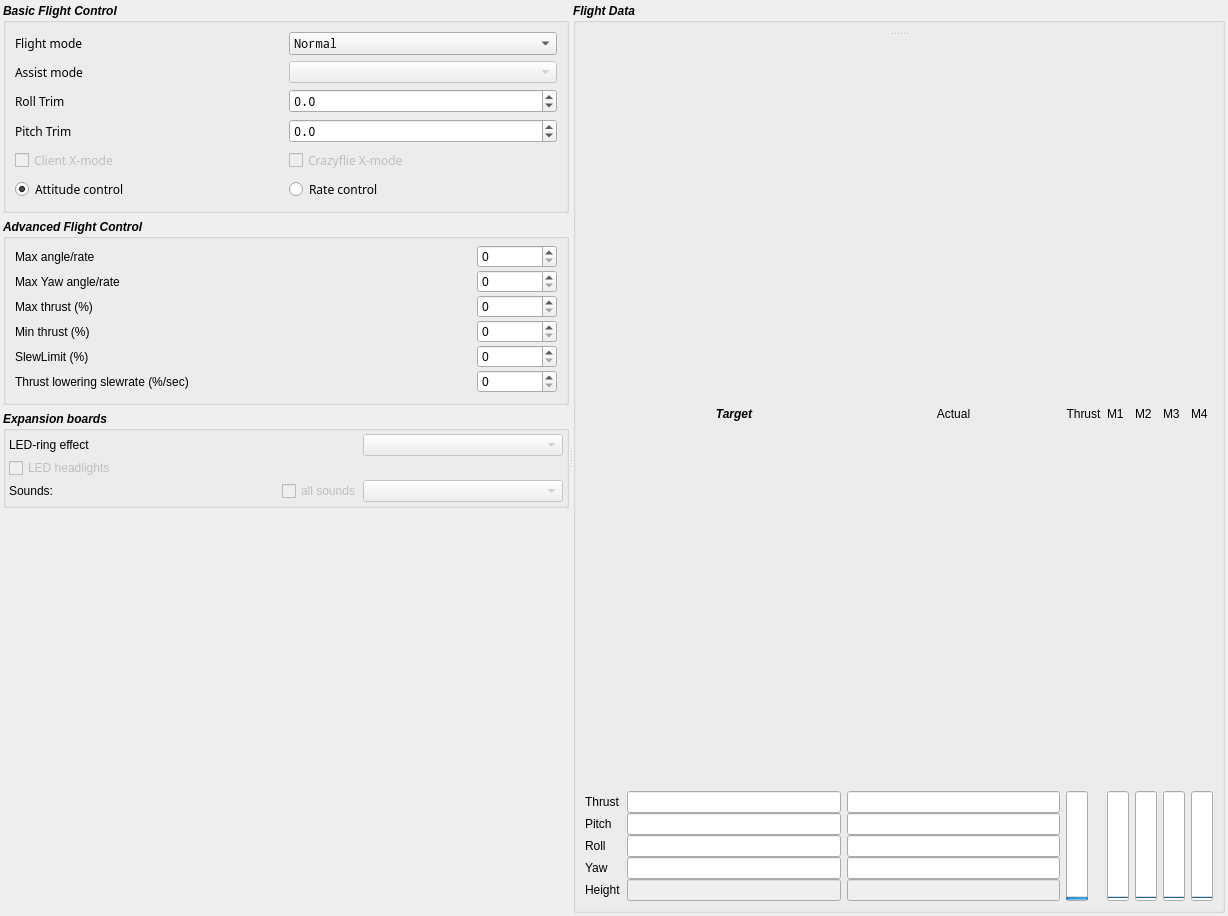
<?xml version="1.0" encoding="UTF-8"?>
<ui version="4.0">
 <class>Form</class>
 <widget class="QWidget" name="Form">
  <property name="geometry">
   <rect>
    <x>0</x>
    <y>0</y>
    <width>1228</width>
    <height>916</height>
   </rect>
  </property>
  <property name="windowTitle">
   <string>Form</string>
  </property>
  <layout class="QHBoxLayout" name="horizontalLayout">
   <property name="spacing">
    <number>1</number>
   </property>
   <property name="leftMargin">
    <number>3</number>
   </property>
   <property name="topMargin">
    <number>3</number>
   </property>
   <property name="rightMargin">
    <number>3</number>
   </property>
   <property name="bottomMargin">
    <number>3</number>
   </property>
   <item>
    <widget class="QSplitter" name="splitter_2">
     <property name="orientation">
      <enum>Qt::Horizontal</enum>
     </property>
     <widget class="QWidget" name="layoutWidget">
      <layout class="QVBoxLayout" name="verticalLayout">
       <property name="sizeConstraint">
        <enum>QLayout::SetMaximumSize</enum>
       </property>
       <item>
        <widget class="QGroupBox" name="groupBox_2">
         <property name="sizePolicy">
          <sizepolicy hsizetype="Preferred" vsizetype="Preferred">
           <horstretch>0</horstretch>
           <verstretch>0</verstretch>
          </sizepolicy>
         </property>
         <property name="minimumSize">
          <size>
           <width>160</width>
           <height>0</height>
          </size>
         </property>
         <property name="maximumSize">
          <size>
           <width>16777215</width>
           <height>16777215</height>
          </size>
         </property>
         <property name="font">
          <font>
           <weight>75</weight>
           <italic>true</italic>
           <bold>true</bold>
          </font>
         </property>
        <property name="title">
          <string>Basic Flight Control</string>
         </property>
         <layout class="QHBoxLayout" name="horizontalLayout_3">
          <item>
           <layout class="QGridLayout" name="gridLayout_3">
            <item row="1" column="1">
             <widget class="QComboBox" name="flightModeCombo">
              <property name="minimumSize">
               <size>
                <width>0</width>
                <height>0</height>
               </size>
              </property>
              <property name="font">
               <font>
                <family>Noto Mono</family>
                <weight>50</weight>
                <italic>false</italic>
                <bold>false</bold>
               </font>
              </property>
              <property name="toolTip">
               <string>&lt;html&gt;&lt;head/&gt;&lt;body&gt;&lt;p&gt;Select what flightmode to use:&lt;/p&gt;&lt;p&gt; * Safe prevents crashing&lt;/p&gt;&lt;p&gt; * Crazy does not prevent crashing :)&lt;/p&gt;&lt;/body&gt;&lt;/html&gt;</string>
              </property>
              <property name="editable">
               <bool>false</bool>
              </property>
              <property name="currentIndex">
               <number>0</number>
              </property>
              <item>
               <property name="text">
                <string>Normal</string>
               </property>
              </item>
              <item>
               <property name="text">
                <string>Advanced</string>
               </property>
              </item>
             </widget>
            </item>
            <item row="0" column="1">
             <spacer name="verticalSpacer_3">
              <property name="orientation">
               <enum>Qt::Vertical</enum>
              </property>
              <property name="sizeType">
               <enum>QSizePolicy::Maximum</enum>
              </property>
              <property name="sizeHint" stdset="0">
               <size>
                <width>0</width>
                <height>0</height>
               </size>
              </property>
             </spacer>
            </item>
            <item row="2" column="0">
             <widget class="QLabel" name="label_5">
              <property name="font">
               <font>
                <family>Noto Sans</family>
                <weight>50</weight>
                <italic>false</italic>
                <bold>false</bold>
               </font>
              </property>
              <property name="text">
               <string>Assist mode</string>
              </property>
             </widget>
            </item>
            <item row="2" column="1">
             <widget class="QComboBox" name="_assist_mode_combo">
              <property name="enabled">
               <bool>false</bool>
              </property>
              <property name="font">
               <font>
                <weight>50</weight>
                <italic>false</italic>
                <bold>false</bold>
               </font>
              </property>
             </widget>
            </item>
            <item row="3" column="0">
             <widget class="QLabel" name="label_2">
              <property name="font">
               <font>
                <family>Noto Sans</family>
                <weight>50</weight>
                <italic>false</italic>
                <bold>false</bold>
               </font>
              </property>
              <property name="text">
               <string>Roll Trim</string>
              </property>
             </widget>
            </item>
            <item row="3" column="1">
             <widget class="QDoubleSpinBox" name="targetCalRoll">
              <property name="maximumSize">
               <size>
                <width>16777215</width>
                <height>16777215</height>
               </size>
              </property>
              <property name="font">
               <font>
                <family>Noto Mono</family>
                <weight>50</weight>
                <italic>false</italic>
                <bold>false</bold>
               </font>
              </property>
              <property name="toolTip">
               <string>plus goes starboard</string>
              </property>
              <property name="decimals">
               <number>1</number>
              </property>
              <property name="minimum">
               <double>-20.000000000000000</double>
              </property>
              <property name="maximum">
               <double>20.000000000000000</double>
              </property>
              <property name="singleStep">
               <double>0.200000000000000</double>
              </property>
             </widget>
            </item>
            <item row="4" column="1">
             <widget class="QDoubleSpinBox" name="targetCalPitch">
              <property name="font">
               <font>
                <family>Noto Mono</family>
                <weight>50</weight>
                <italic>false</italic>
                <bold>false</bold>
               </font>
              </property>
              <property name="toolTip">
               <string>plus goes forward</string>
              </property>
              <property name="readOnly">
               <bool>false</bool>
              </property>
              <property name="decimals">
               <number>1</number>
              </property>
              <property name="minimum">
               <double>-20.000000000000000</double>
              </property>
              <property name="maximum">
               <double>20.000000000000000</double>
              </property>
              <property name="singleStep">
               <double>0.200000000000000</double>
              </property>
             </widget>
            </item>
            <item row="4" column="0">
             <widget class="QLabel" name="label_3">
              <property name="font">
               <font>
                <family>Noto Sans</family>
                <weight>50</weight>
                <italic>false</italic>
                <bold>false</bold>
               </font>
              </property>
              <property name="text">
               <string>Pitch Trim</string>
              </property>
             </widget>
            </item>
            <item row="1" column="0">
             <widget class="QLabel" name="label_4">
              <property name="minimumSize">
               <size>
                <width>100</width>
                <height>0</height>
               </size>
              </property>
              <property name="font">
               <font>
                <family>Noto Sans</family>
                <weight>50</weight>
                <italic>false</italic>
                <bold>false</bold>
               </font>
              </property>
              <property name="text">
               <string>Flight mode</string>
              </property>
             </widget>
            </item>
            <item row="5" column="1">
             <widget class="QCheckBox" name="crazyflieXModeCheckbox">
              <property name="enabled">
               <bool>false</bool>
              </property>
              <property name="font">
               <font>
                <family>Noto Sans</family>
                <weight>50</weight>
                <italic>false</italic>
                <bold>false</bold>
               </font>
              </property>
              <property name="text">
               <string>Crazyflie X-mode</string>
              </property>
             </widget>
            </item>
            <item row="5" column="0">
             <widget class="QCheckBox" name="clientXModeCheckbox">
              <property name="enabled">
               <bool>false</bool>
              </property>
              <property name="font">
               <font>
                <family>Noto Sans</family>
                <weight>50</weight>
                <italic>false</italic>
                <bold>false</bold>
               </font>
              </property>
              <property name="text">
               <string>Client X-mode</string>
              </property>
             </widget>
            </item>
            <item row="6" column="0">
             <widget class="QRadioButton" name="angularPidRadioButton">
              <property name="enabled">
               <bool>true</bool>
              </property>
              <property name="font">
               <font>
                <family>Noto Sans</family>
                <weight>50</weight>
                <italic>false</italic>
                <bold>false</bold>
               </font>
              </property>
              <property name="text">
               <string>Attitude control</string>
              </property>
              <property name="checked">
               <bool>true</bool>
              </property>
             </widget>
            </item>
            <item row="6" column="1">
             <widget class="QRadioButton" name="ratePidRadioButton">
              <property name="enabled">
-               <bool>false</bool>
               <bool>true</bool>
              </property>
              <property name="font">
               <font>
                <family>Noto Sans</family>
                <weight>50</weight>
                <italic>false</italic>
                <bold>false</bold>
               </font>
              </property>
              <property name="text">
               <string>Rate control</string>
              </property>
             </widget>
            </item>
           </layout>
          </item>
         </layout>
        </widget>
       </item>
       <item>
        <widget class="QGroupBox" name="groupBox_3">
         <property name="sizePolicy">
          <sizepolicy hsizetype="Preferred" vsizetype="Preferred">
           <horstretch>0</horstretch>
           <verstretch>0</verstretch>
          </sizepolicy>
         </property>
         <property name="minimumSize">
          <size>
           <width>160</width>
           <height>0</height>
          </size>
         </property>
         <property name="maximumSize">
          <size>
           <width>16777215</width>
           <height>16777215</height>
          </size>
         </property>
         <property name="font">
          <font>
           <weight>75</weight>
           <italic>true</italic>
           <bold>true</bold>
          </font>
         </property>
         <property name="title">
          <string>Advanced Flight Control</string>
         </property>
         <layout class="QHBoxLayout" name="horizontalLayout_4">
          <property name="topMargin">
           <number>6</number>
          </property>
          <item>
           <layout class="QGridLayout" name="gridLayout_4">
            <property name="spacing">
             <number>2</number>
            </property>
            <item row="2" column="0">
             <widget class="QLabel" name="label_9">
              <property name="font">
               <font>
                <weight>50</weight>
                <italic>false</italic>
                <bold>false</bold>
               </font>
              </property>
              <property name="text">
               <string>Max thrust (%)</string>
              </property>
             </widget>
            </item>
            <item row="0" column="0">
             <widget class="QLabel" name="label_7">
              <property name="font">
               <font>
                <weight>50</weight>
                <italic>false</italic>
                <bold>false</bold>
               </font>
              </property>
              <property name="layoutDirection">
               <enum>Qt::LeftToRight</enum>
              </property>
              <property name="text">
               <string>Max angle/rate</string>
              </property>
             </widget>
            </item>
            <item row="3" column="0">
             <widget class="QLabel" name="label">
              <property name="font">
               <font>
                <weight>50</weight>
                <italic>false</italic>
                <bold>false</bold>
               </font>
              </property>
              <property name="text">
               <string>Min thrust (%)</string>
              </property>
             </widget>
            </item>
            <item row="5" column="0">
             <widget class="QLabel" name="label_26">
              <property name="font">
               <font>
                <weight>50</weight>
                <italic>false</italic>
                <bold>false</bold>
               </font>
              </property>
              <property name="text">
               <string>Thrust lowering slewrate (%/sec)</string>
              </property>
              <property name="wordWrap">
               <bool>true</bool>
              </property>
             </widget>
            </item>
            <item row="4" column="0">
             <widget class="QLabel" name="label_31">
              <property name="font">
               <font>
                <weight>50</weight>
                <italic>false</italic>
                <bold>false</bold>
               </font>
              </property>
              <property name="text">
               <string>SlewLimit (%)</string>
              </property>
             </widget>
            </item>
            <item row="1" column="0">
             <widget class="QLabel" name="label_32">
              <property name="font">
               <font>
                <weight>50</weight>
                <italic>false</italic>
                <bold>false</bold>
               </font>
              </property>
              <property name="text">
               <string>Max Yaw angle/rate</string>
              </property>
             </widget>
            </item>
            <item row="2" column="1">
             <widget class="QDoubleSpinBox" name="maxThrust">
              <property name="maximumSize">
               <size>
                <width>80</width>
                <height>16777215</height>
               </size>
              </property>
              <property name="font">
               <font>
                <weight>50</weight>
                <italic>false</italic>
                <bold>false</bold>
               </font>
              </property>
              <property name="decimals">
               <number>0</number>
              </property>
             </widget>
            </item>
            <item row="3" column="1">
             <widget class="QDoubleSpinBox" name="minThrust">
              <property name="maximumSize">
               <size>
                <width>80</width>
                <height>16777215</height>
               </size>
              </property>
              <property name="font">
               <font>
                <weight>50</weight>
                <italic>false</italic>
                <bold>false</bold>
               </font>
              </property>
              <property name="decimals">
               <number>0</number>
              </property>
             </widget>
            </item>
            <item row="4" column="1">
             <widget class="QDoubleSpinBox" name="slewEnableLimit">
              <property name="maximumSize">
               <size>
                <width>80</width>
                <height>16777215</height>
               </size>
              </property>
              <property name="font">
               <font>
                <weight>50</weight>
                <italic>false</italic>
                <bold>false</bold>
               </font>
              </property>
              <property name="decimals">
               <number>0</number>
              </property>
             </widget>
            </item>
            <item row="5" column="1">
             <widget class="QDoubleSpinBox" name="thrustLoweringSlewRateLimit">
              <property name="maximumSize">
               <size>
                <width>80</width>
                <height>16777215</height>
               </size>
              </property>
              <property name="font">
               <font>
                <weight>50</weight>
                <italic>false</italic>
                <bold>false</bold>
               </font>
              </property>
              <property name="decimals">
               <number>0</number>
              </property>
             </widget>
            </item>
            <item row="1" column="1">
             <widget class="QSpinBox" name="maxYawRate">
              <property name="maximumSize">
               <size>
                <width>80</width>
                <height>16777215</height>
               </size>
              </property>
              <property name="font">
               <font>
                <weight>50</weight>
                <italic>false</italic>
                <bold>false</bold>
               </font>
              </property>
              <property name="minimum">
               <number>0</number>
              </property>
              <property name="maximum">
               <number>500</number>
              </property>
              <property name="value">
               <number>0</number>
              </property>
             </widget>
            </item>
            <item row="0" column="1">
             <widget class="QSpinBox" name="maxAngle">
              <property name="maximumSize">
               <size>
                <width>80</width>
                <height>16777215</height>
               </size>
              </property>
              <property name="font">
               <font>
                <weight>50</weight>
                <italic>false</italic>
                <bold>false</bold>
               </font>
              </property>
              <property name="minimum">
               <number>0</number>
              </property>
              <property name="maximum">
               <number>500</number>
              </property>
              <property name="value">
               <number>0</number>
              </property>
             </widget>
            </item>
           </layout>
          </item>
         </layout>
        </widget>
       </item>
       <item>
        <widget class="QGroupBox" name="groupBox_4">
         <property name="minimumSize">
          <size>
           <width>160</width>
           <height>0</height>
          </size>
         </property>
         <property name="font">
          <font>
           <weight>75</weight>
           <italic>true</italic>
           <bold>true</bold>
          </font>
         </property>
         <property name="title">
          <string>Expansion boards</string>
         </property>
         <layout class="QGridLayout" name="gridLayout_6">
          <property name="leftMargin">
           <number>3</number>
          </property>
          <property name="topMargin">
           <number>3</number>
          </property>
          <property name="rightMargin">
           <number>3</number>
          </property>
          <property name="bottomMargin">
           <number>3</number>
          </property>
          <property name="spacing">
           <number>1</number>
          </property>
          <item row="0" column="0">
           <layout class="QGridLayout" name="gridLayout_2">
            <property name="spacing">
             <number>2</number>
            </property>
            <item row="3" column="1">
             <widget class="QComboBox" name="_sound_effect">
             <property name="enabled">
               <bool>false</bool>
              </property>
              <property name="minimumSize">
               <size>
                <width>200</width>
                <height>0</height>
               </size>
              </property>
              <property name="maximumSize">
               <size>
                <width>120</width>
                <height>16777215</height>
               </size>
              </property>
              <property name="font">
               <font>
                <weight>50</weight>
                <italic>false</italic>
                <bold>false</bold>
               </font>
              </property>
              <property name="maxVisibleItems">
               <number>20</number>
              </property>
             </widget>
            </item>
            <item row="0" column="0">
             <widget class="QLabel" name="label_8">
              <property name="enabled">
               <bool>true</bool>
              </property>
              <property name="font">
               <font>
                <weight>50</weight>
                <italic>false</italic>
                <bold>false</bold>
               </font>
              </property>
              <property name="text">
               <string>LED-ring effect</string>
              </property>
             </widget>
            </item>
            <item row="0" column="1">
             <widget class="QComboBox" name="_led_ring_effect">
              <property name="enabled">
               <bool>false</bool>
              </property>
              <property name="minimumSize">
               <size>
                <width>200</width>
                <height>0</height>
               </size>
              </property>
              <property name="maximumSize">
               <size>
                <width>120</width>
                <height>16777215</height>
               </size>
              </property>
              <property name="font">
               <font>
                <weight>50</weight>
                <italic>false</italic>
                <bold>false</bold>
               </font>
              </property>
              <property name="maxVisibleItems">
               <number>20</number>
              </property>
             </widget>
            </item>
            <item row="1" column="0">
             <widget class="QCheckBox" name="_led_ring_headlight">
              <property name="enabled">
               <bool>false</bool>
              </property>
              <property name="font">
               <font>
                <weight>50</weight>
                <italic>false</italic>
                <bold>false</bold>
               </font>
              </property>
              <property name="text">
               <string>LED headlights</string>
              </property>
             </widget>
            </item>
            <item row="3" column="0">
             <layout class="QHBoxLayout" name="horizontalLayout_5">
              <item>
               <widget class="QLabel" name="label_10">
                <property name="maximumSize">
                 <size>
                  <width>60</width>
                  <height>16777215</height>
                 </size>
                </property>
                <property name="font">
                 <font>
                  <weight>50</weight>
                  <italic>false</italic>
                  <bold>false</bold>
                 </font>
                </property>
                <property name="text">
                 <string>Sounds: </string>
                </property>
               </widget>
              </item>
              <item>
               <spacer name="horizontalSpacer">
                <property name="orientation">
                 <enum>Qt::Horizontal</enum>
                </property>
                <property name="sizeHint" stdset="0">
                 <size>
                  <width>40</width>
                  <height>20</height>
                 </size>
                </property>
               </spacer>
              </item>
              <item>
               <widget class="QCheckBox" name="_sound_all">
                <property name="enabled">
                 <bool>false</bool>
                </property>
                <property name="font">
                 <font>
                  <weight>50</weight>
                  <italic>false</italic>
                  <bold>false</bold>
                 </font>
                </property>
                <property name="text">
                 <string>all sounds</string>
                </property>
               </widget>
              </item>
             </layout>
            </item>
           </layout>
          </item>
         </layout>
        </widget>
       </item>
       <item>
        <spacer name="verticalSpacer">
         <property name="orientation">
          <enum>Qt::Vertical</enum>
         </property>
         <property name="sizeHint" stdset="0">
          <size>
           <width>20</width>
           <height>40</height>
          </size>
         </property>
        </spacer>
       </item>
      </layout>
     </widget>
     <widget class="QWidget" name="layoutWidget">
      <layout class="QHBoxLayout" name="horizontalLayout_2">
       <property name="sizeConstraint">
        <enum>QLayout::SetDefaultConstraint</enum>
       </property>
       <item>
        <widget class="QGroupBox" name="groupBox">
         <property name="sizePolicy">
          <sizepolicy hsizetype="Preferred" vsizetype="Preferred">
           <horstretch>2</horstretch>
           <verstretch>0</verstretch>
          </sizepolicy>
         </property>
         <property name="font">
          <font>
           <weight>75</weight>
           <italic>true</italic>
           <bold>true</bold>
          </font>
         </property>
         <property name="title">
          <string>Flight Data</string>
         </property>
         <layout class="QGridLayout" name="gridLayout">
          <item row="0" column="0">
           <widget class="QSplitter" name="splitter">
            <property name="orientation">
             <enum>Qt::Vertical</enum>
            </property>
            <widget class="QWidget" name="layoutWidget">
             <layout class="QVBoxLayout" name="verticalLayout_4"/>
            </widget>
            <widget class="QWidget" name="layoutWidget">
             <layout class="QGridLayout" name="gridLayout_5" rowstretch="0,3,3,3,3,3" rowminimumheight="1,1,1,1,1,1">
              <property name="sizeConstraint">
               <enum>QLayout::SetMinimumSize</enum>
              </property>
              <property name="horizontalSpacing">
               <number>6</number>
              </property>
              <property name="verticalSpacing">
               <number>0</number>
              </property>
              <item row="5" column="0">
               <widget class="QLabel" name="label_17">
                <property name="font">
                 <font>
                  <weight>50</weight>
                  <italic>false</italic>
                  <bold>false</bold>
                 </font>
                </property>
                <property name="text">
                 <string>Height</string>
                </property>
               </widget>
              </item>
              <item row="2" column="4">
               <widget class="QLineEdit" name="actualPitch">
                <property name="font">
                 <font>
                  <weight>50</weight>
                  <italic>false</italic>
                  <bold>false</bold>
                 </font>
                </property>
               </widget>
              </item>
              <item row="1" column="8" rowspan="5">
               <widget class="QProgressBar" name="actualM1">
                <property name="maximum">
                 <number>65535</number>
                </property>
                <property name="value">
                 <number>0</number>
                </property>
                <property name="orientation">
                 <enum>Qt::Vertical</enum>
                </property>
               </widget>
              </item>
              <item row="1" column="10" rowspan="5">
               <widget class="QProgressBar" name="actualM3">
                <property name="maximum">
                 <number>65535</number>
                </property>
                <property name="value">
                 <number>0</number>
                </property>
                <property name="orientation">
                 <enum>Qt::Vertical</enum>
                </property>
               </widget>
              </item>
              <item row="0" column="6">
               <widget class="QLabel" name="label_6">
                <property name="font">
                 <font>
                  <weight>50</weight>
                  <italic>false</italic>
                  <bold>false</bold>
                 </font>
                </property>
                <property name="text">
                 <string>Thrust</string>
                </property>
                <property name="alignment">
                 <set>Qt::AlignCenter</set>
                </property>
               </widget>
              </item>
              <item row="5" column="4">
               <widget class="QLineEdit" name="actualHeight">
                <property name="enabled">
                 <bool>false</bool>
                </property>
                <property name="font">
                 <font>
                  <weight>50</weight>
                  <italic>false</italic>
                  <bold>false</bold>
                 </font>
                </property>
                <property name="text">
                 <string/>
                </property>
               </widget>
              </item>
              <item row="0" column="2">
               <widget class="QLabel" name="label_14">
                <property name="text">
                 <string>Target</string>
                </property>
                <property name="alignment">
                 <set>Qt::AlignCenter</set>
                </property>
               </widget>
              </item>
              <item row="3" column="2">
               <widget class="QLineEdit" name="targetRoll">
                <property name="font">
                 <font>
                  <weight>50</weight>
                  <italic>false</italic>
                  <bold>false</bold>
                 </font>
                </property>
               </widget>
              </item>
              <item row="1" column="6" rowspan="5">
               <widget class="QProgressBar" name="thrustProgress">
                <property name="sizePolicy">
                 <sizepolicy hsizetype="Maximum" vsizetype="Expanding">
                  <horstretch>0</horstretch>
                  <verstretch>0</verstretch>
                 </sizepolicy>
                </property>
                <property name="sizeIncrement">
                 <size>
                  <width>0</width>
                  <height>0</height>
                 </size>
                </property>
                <property name="maximum">
                 <number>65600</number>
                </property>
                <property name="value">
                 <number>24</number>
                </property>
                <property name="alignment">
                 <set>Qt::AlignCenter</set>
                </property>
                <property name="orientation">
                 <enum>Qt::Vertical</enum>
                </property>
                <property name="invertedAppearance">
                 <bool>false</bool>
                </property>
               </widget>
              </item>
              <item row="1" column="0">
               <widget class="QLabel" name="label_16">
                <property name="font">
                 <font>
                  <weight>50</weight>
                  <italic>false</italic>
                  <bold>false</bold>
                 </font>
                </property>
                <property name="text">
                 <string>Thrust</string>
                </property>
               </widget>
              </item>
              <item row="0" column="8">
               <widget class="QLabel" name="M1label">
                <property name="font">
                 <font>
                  <weight>50</weight>
                  <italic>false</italic>
                  <bold>false</bold>
                 </font>
                </property>
                <property name="text">
                 <string>M1</string>
                </property>
               </widget>
              </item>
              <item row="3" column="0">
               <widget class="QLabel" name="label_12">
                <property name="font">
                 <font>
                  <weight>50</weight>
                  <italic>false</italic>
                  <bold>false</bold>
                 </font>
                </property>
                 <property name="text">
                 <string>Roll</string>
                </property>
               </widget>
              </item>
              <item row="0" column="10">
               <widget class="QLabel" name="M3label">
                <property name="font">
                 <font>
                  <weight>50</weight>
                  <italic>false</italic>
                  <bold>false</bold>
                 </font>
                </property>
                <property name="text">
                 <string>M3</string>
                </property>
               </widget>
              </item>
              <item row="4" column="2">
               <widget class="QLineEdit" name="targetYaw">
                <property name="font">
                 <font>
                  <weight>50</weight>
                  <italic>false</italic>
                  <bold>false</bold>
                 </font>
                </property>
               </widget>
              </item>
              <item row="1" column="9" rowspan="5">
               <widget class="QProgressBar" name="actualM2">
                <property name="maximum">
                 <number>65535</number>
                </property>
                <property name="value">
                 <number>0</number>
                </property>
                <property name="orientation">
                 <enum>Qt::Vertical</enum>
                </property>
               </widget>
              </item>
              <item row="2" column="2">
               <widget class="QLineEdit" name="targetPitch">
                <property name="font">
                 <font>
                  <weight>50</weight>
                  <italic>false</italic>
                  <bold>false</bold>
                 </font>
                </property>
               </widget>
              </item>
              <item row="2" column="0">
               <widget class="QLabel" name="label_11">
                <property name="font">
                 <font>
                  <weight>50</weight>
                  <italic>false</italic>
                  <bold>false</bold>
                 </font>
                </property>
                <property name="text">
                 <string>Pitch</string>
                </property>
               </widget>
              </item>
              <item row="0" column="4">
               <widget class="QLabel" name="label_15">
                <property name="font">
                 <font>
                  <weight>50</weight>
                  <italic>false</italic>
                  <bold>false</bold>
                 </font>
                </property>
                <property name="text">
                 <string>Actual</string>
                </property>
                <property name="alignment">
                 <set>Qt::AlignCenter</set>
                </property>
               </widget>
              </item>
              <item row="4" column="4">
               <widget class="QLineEdit" name="actualYaw">
                <property name="font">
                 <font>
                  <weight>50</weight>
                  <italic>false</italic>
                  <bold>false</bold>
                 </font>
                </property>
               </widget>
              </item>
              <item row="0" column="9">
               <widget class="QLabel" name="M2label">
                <property name="font">
                 <font>
                  <weight>50</weight>
                  <italic>false</italic>
                  <bold>false</bold>
                 </font>
                </property>
                <property name="text">
                 <string>M2</string>
                </property>
               </widget>
              </item>
              <item row="1" column="11" rowspan="5">
               <widget class="QProgressBar" name="actualM4">
                <property name="maximum">
                 <number>65535</number>
                </property>
                <property name="value">
                 <number>0</number>
                </property>
                <property name="orientation">
                 <enum>Qt::Vertical</enum>
                </property>
               </widget>
              </item>
              <item row="1" column="2">
               <widget class="QLineEdit" name="targetThrust">
                <property name="font">
                 <font>
                  <weight>50</weight>
                  <italic>false</italic>
                  <bold>false</bold>
                 </font>
                </property>
               </widget>
              </item>
              <item row="0" column="11">
               <widget class="QLabel" name="M4label">
                <property name="font">
                 <font>
                  <weight>50</weight>
                  <italic>false</italic>
                  <bold>false</bold>
                 </font>
                </property>
                <property name="text">
                 <string>M4</string>
                </property>
               </widget>
              </item>
              <item row="1" column="4">
               <widget class="QLineEdit" name="actualThrust">
                <property name="font">
                 <font>
                  <weight>50</weight>
                  <italic>false</italic>
                  <bold>false</bold>
                 </font>
                </property>
               </widget>
             </item>
              <item row="0" column="12" rowspan="6">
               <layout class="QGridLayout" name="gridLayout_7"/>
              </item>
              <item row="4" column="0">
               <widget class="QLabel" name="label_13">
                <property name="font">
                 <font>
                  <weight>50</weight>
                  <italic>false</italic>
                  <bold>false</bold>
                 </font>
                </property>
                <property name="text">
                 <string>Yaw</string>
                </property>
               </widget>
              </item>
              <item row="3" column="4">
               <widget class="QLineEdit" name="actualRoll">
                <property name="font">
                 <font>
                  <weight>50</weight>
                  <italic>false</italic>
                  <bold>false</bold>
                 </font>
                </property>
               </widget>
              </item>
              <item row="5" column="2">
               <widget class="QLineEdit" name="targetHeight">
                <property name="enabled">
                 <bool>false</bool>
                </property>
                <property name="font">
                 <font>
                  <weight>50</weight>
                  <italic>false</italic>
                  <bold>false</bold>
                 </font>
                </property>
                <property name="text">
                 <string/>
                </property>
               </widget>
              </item>
             </layout>
            </widget>
           </widget>
          </item>
         </layout>
        </widget>
       </item>
      </layout>
     </widget>
    </widget>
   </item>
  </layout>
 </widget>
 <resources/>
 <connections/>
</ui>
